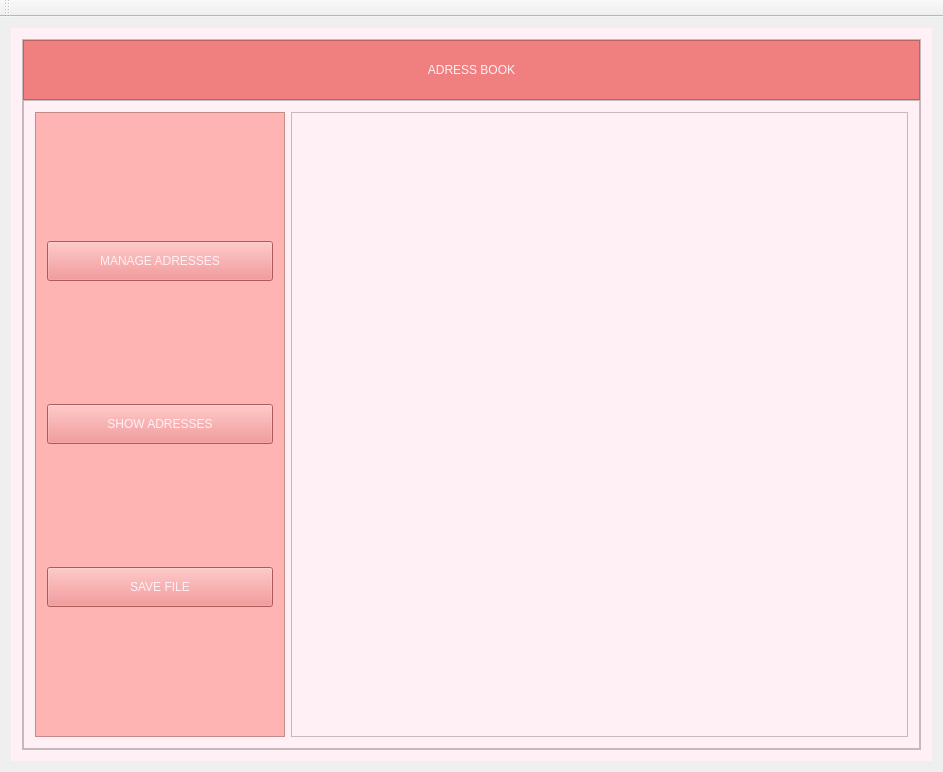
<?xml version="1.0" encoding="UTF-8"?>
<ui version="4.0">
 <class>projektJIPPClass</class>
 <widget class="QMainWindow" name="projektJIPPClass">
  <property name="geometry">
   <rect>
    <x>0</x>
    <y>0</y>
    <width>943</width>
    <height>772</height>
   </rect>
  </property>
  <property name="windowTitle">
   <string>projektJIPP</string>
  </property>
  <widget class="QWidget" name="centralWidget">
   <layout class="QGridLayout" name="gridLayout">
    <item row="0" column="0">
     <widget class="QStackedWidget" name="stackedWidget">
      <property name="styleSheet">
       <string notr="true">background-color: rgb(255, 240, 245);</string>
      </property>
      <property name="currentIndex">
       <number>0</number>
      </property>
      <widget class="QWidget" name="MainPage">
       <layout class="QGridLayout" name="gridLayout_2">
        <item row="0" column="0">
         <widget class="QFrame" name="frame">
          <property name="frameShape">
           <enum>QFrame::Shape::StyledPanel</enum>
          </property>
          <property name="frameShadow">
           <enum>QFrame::Shadow::Raised</enum>
          </property>
          <layout class="QVBoxLayout" name="verticalLayout">
           <property name="spacing">
            <number>0</number>
           </property>
           <property name="leftMargin">
            <number>0</number>
           </property>
           <property name="topMargin">
            <number>0</number>
           </property>
           <property name="rightMargin">
            <number>0</number>
           </property>
           <property name="bottomMargin">
            <number>0</number>
           </property>
           <item>
            <widget class="QFrame" name="frame_2">
             <property name="maximumSize">
              <size>
               <width>16777215</width>
               <height>60</height>
              </size>
             </property>
             <property name="styleSheet">
              <string notr="true">background-color: rgb(240, 128, 128);
</string>
             </property>
             <property name="frameShape">
              <enum>QFrame::Shape::StyledPanel</enum>
             </property>
             <property name="frameShadow">
              <enum>QFrame::Shadow::Raised</enum>
             </property>
             <layout class="QGridLayout" name="gridLayout_3">
              <item row="0" column="0">
               <widget class="QLabel" name="titleLabel">
                <property name="styleSheet">
                 <string notr="true">color: rgb(255, 240, 245);
font: 600 20pt &quot;Yu Gothic UI Semibold&quot;;</string>
                </property>
                <property name="text">
                 <string>ADRESS BOOK</string>
                </property>
                <property name="alignment">
                 <set>Qt::AlignmentFlag::AlignCenter</set>
                </property>
               </widget>
              </item>
             </layout>
            </widget>
           </item>
           <item>
            <widget class="QFrame" name="frame_3">
             <property name="frameShape">
              <enum>QFrame::Shape::StyledPanel</enum>
             </property>
             <property name="frameShadow">
              <enum>QFrame::Shadow::Raised</enum>
             </property>
             <layout class="QHBoxLayout" name="horizontalLayout_2">
              <item>
               <widget class="QFrame" name="frame_12">
                <property name="maximumSize">
                 <size>
                  <width>250</width>
                  <height>16777215</height>
                 </size>
                </property>
                <property name="styleSheet">
                 <string notr="true">background-color: rgb(255, 180, 180);
</string>
                </property>
                <property name="frameShape">
                 <enum>QFrame::Shape::StyledPanel</enum>
                </property>
                <property name="frameShadow">
                 <enum>QFrame::Shadow::Raised</enum>
                </property>
                <layout class="QGridLayout" name="gridLayout_10">
                 <item row="2" column="0">
                  <widget class="QPushButton" name="pushButton">
                   <property name="minimumSize">
                    <size>
                     <width>0</width>
                     <height>40</height>
                    </size>
                   </property>
                   <property name="maximumSize">
                    <size>
                     <width>16777215</width>
                     <height>40</height>
                    </size>
                   </property>
                   <property name="styleSheet">
                    <string notr="true">background-color: rgb(240, 128, 128);
color: rgb(255, 240, 245);</string>
                   </property>
                   <property name="text">
                    <string>SAVE FILE</string>
                   </property>
                  </widget>
                 </item>
                 <item row="0" column="0">
                  <widget class="QPushButton" name="manageButton">
                   <property name="minimumSize">
                    <size>
                     <width>0</width>
                     <height>40</height>
                    </size>
                   </property>
                   <property name="maximumSize">
                    <size>
                     <width>16777215</width>
                     <height>40</height>
                    </size>
                   </property>
                   <property name="styleSheet">
                    <string notr="true">background-color: rgb(240, 128, 128);
color: rgb(255, 240, 245);</string>
                   </property>
                   <property name="text">
                    <string>MANAGE ADRESSES</string>
                   </property>
                  </widget>
                 </item>
                 <item row="1" column="0">
                  <widget class="QPushButton" name="viewButton">
                   <property name="minimumSize">
                    <size>
                     <width>0</width>
                     <height>40</height>
                    </size>
                   </property>
                   <property name="maximumSize">
                    <size>
                     <width>16777215</width>
                     <height>40</height>
                    </size>
                   </property>
                   <property name="styleSheet">
                    <string notr="true">background-color: rgb(240, 128, 128);
color: rgb(255, 240, 245);</string>
                   </property>
                   <property name="text">
                    <string>SHOW ADRESSES</string>
                   </property>
                  </widget>
                 </item>
                </layout>
               </widget>
              </item>
              <item>
               <widget class="QFrame" name="frame_13">
                <property name="styleSheet">
                 <string notr="true"/>
                </property>
                <property name="frameShape">
                 <enum>QFrame::Shape::StyledPanel</enum>
                </property>
                <property name="frameShadow">
                 <enum>QFrame::Shadow::Raised</enum>
                </property>
                <layout class="QGridLayout" name="gridLayout_9">
                 <item row="0" column="0">
                  <widget class="QLabel" name="label_13">
                   <property name="text">
                    <string/>
                   </property>
                   <property name="pixmap">
                    <pixmap resource="projektJIPP.qrc">:/projektJIPP/adressBook.jpg</pixmap>
                   </property>
                  </widget>
                 </item>
                </layout>
               </widget>
              </item>
             </layout>
            </widget>
           </item>
          </layout>
         </widget>
        </item>
       </layout>
      </widget>
      <widget class="QWidget" name="filePage"/>
      <widget class="QWidget" name="viewPage">
       <layout class="QGridLayout" name="gridLayout_5">
        <item row="0" column="0">
         <widget class="QFrame" name="frame_5">
          <property name="frameShape">
           <enum>QFrame::Shape::StyledPanel</enum>
          </property>
          <property name="frameShadow">
           <enum>QFrame::Shadow::Raised</enum>
          </property>
          <layout class="QVBoxLayout" name="verticalLayout_4">
           <item>
            <widget class="QFrame" name="frame_9">
             <property name="minimumSize">
              <size>
               <width>0</width>
               <height>60</height>
              </size>
             </property>
             <property name="maximumSize">
              <size>
               <width>16777215</width>
               <height>60</height>
              </size>
             </property>
             <property name="styleSheet">
              <string notr="true">background-color: rgb(240, 128, 128);
color: rgb(255, 240, 245);</string>
             </property>
             <property name="frameShape">
              <enum>QFrame::Shape::StyledPanel</enum>
             </property>
             <property name="frameShadow">
              <enum>QFrame::Shadow::Raised</enum>
             </property>
             <layout class="QGridLayout" name="gridLayout_7">
              <item row="0" column="0">
               <widget class="QLabel" name="label_4">
                <property name="styleSheet">
                 <string notr="true">color: rgb(255, 240, 245);
font: 600 20pt &quot;Yu Gothic UI Semibold&quot;;</string>
                </property>
                <property name="text">
                 <string>VIEW PAGE</string>
                </property>
                <property name="alignment">
                 <set>Qt::AlignmentFlag::AlignCenter</set>
                </property>
               </widget>
              </item>
             </layout>
            </widget>
           </item>
           <item>
            <widget class="QFrame" name="frame_8">
             <property name="frameShape">
              <enum>QFrame::Shape::StyledPanel</enum>
             </property>
             <property name="frameShadow">
              <enum>QFrame::Shadow::Raised</enum>
             </property>
             <layout class="QGridLayout" name="gridLayout_6">
              <property name="leftMargin">
               <number>0</number>
              </property>
              <property name="topMargin">
               <number>0</number>
              </property>
              <property name="rightMargin">
               <number>0</number>
              </property>
              <property name="bottomMargin">
               <number>0</number>
              </property>
              <property name="spacing">
               <number>0</number>
              </property>
              <item row="0" column="0">
               <widget class="QTableWidget" name="viewTableWidget">
                <property name="minimumSize">
                 <size>
                  <width>650</width>
                  <height>0</height>
                 </size>
                </property>
                <property name="styleSheet">
                 <string notr="true">color: rgb(240, 128, 128);</string>
                </property>
               </widget>
              </item>
              <item row="0" column="1">
               <widget class="QFrame" name="frame_10">
                <property name="sizePolicy">
                 <sizepolicy hsizetype="Expanding" vsizetype="Preferred">
                  <horstretch>0</horstretch>
                  <verstretch>0</verstretch>
                 </sizepolicy>
                </property>
                <property name="styleSheet">
                 <string notr="true">background-color: rgb(255, 180, 185);

</string>
                </property>
                <property name="frameShape">
                 <enum>QFrame::Shape::StyledPanel</enum>
                </property>
                <property name="frameShadow">
                 <enum>QFrame::Shadow::Raised</enum>
                </property>
                <layout class="QVBoxLayout" name="verticalLayout_5">
                 <item>
                  <widget class="QLabel" name="label_3">
                   <property name="maximumSize">
                    <size>
                     <width>16777215</width>
                     <height>30</height>
                    </size>
                   </property>
                   <property name="styleSheet">
                    <string notr="true">color: rgb(240, 128, 128);
font: 700 9pt &quot;Segoe UI&quot;;</string>
                   </property>
                   <property name="text">
                    <string>Sort by:</string>
                   </property>
                  </widget>
                 </item>
                 <item>
                  <widget class="QComboBox" name="sortComboBox">
                   <property name="minimumSize">
                    <size>
                     <width>0</width>
                     <height>30</height>
                    </size>
                   </property>
                   <property name="styleSheet">
                    <string notr="true">background-color: rgb(240, 128, 128);
color: rgb(255, 240, 245);</string>
                   </property>
                   <item>
                    <property name="text">
                     <string>surname</string>
                    </property>
                   </item>
                   <item>
                    <property name="text">
                     <string>name</string>
                    </property>
                   </item>
                   <item>
                    <property name="text">
                     <string>birth date</string>
                    </property>
                   </item>
                  </widget>
                 </item>
                 <item>
                  <widget class="QLabel" name="label">
                   <property name="maximumSize">
                    <size>
                     <width>16777215</width>
                     <height>30</height>
                    </size>
                   </property>
                   <property name="styleSheet">
                    <string notr="true">color: rgb(240, 128, 128);
font: 700 9pt &quot;Segoe UI&quot;;</string>
                   </property>
                   <property name="text">
                    <string>Search by:</string>
                   </property>
                  </widget>
                 </item>
                 <item>
                  <widget class="QComboBox" name="searchComboBox">
                   <property name="minimumSize">
                    <size>
                     <width>0</width>
                     <height>30</height>
                    </size>
                   </property>
                   <property name="styleSheet">
                    <string notr="true">background-color: rgb(240, 128, 128);
color: rgb(255, 240, 245);</string>
                   </property>
                   <item>
                    <property name="text">
                     <string>birth date</string>
                    </property>
                   </item>
                   <item>
                    <property name="text">
                     <string>surname</string>
                    </property>
                   </item>
                   <item>
                    <property name="text">
                     <string>name</string>
                    </property>
                   </item>
                   <item>
                    <property name="text">
                     <string>phone number</string>
                    </property>
                   </item>
                  </widget>
                 </item>
                 <item>
                  <widget class="QLabel" name="label_2">
                   <property name="maximumSize">
                    <size>
                     <width>16777215</width>
                     <height>30</height>
                    </size>
                   </property>
                   <property name="styleSheet">
                    <string notr="true">color: rgb(240, 128, 128);
font: 700 9pt &quot;Segoe UI&quot;;</string>
                   </property>
                   <property name="text">
                    <string>Data to search:</string>
                   </property>
                  </widget>
                 </item>
                 <item>
                  <widget class="QLineEdit" name="searchDataInput">
                   <property name="minimumSize">
                    <size>
                     <width>0</width>
                     <height>30</height>
                    </size>
                   </property>
                   <property name="styleSheet">
                    <string notr="true">background-color: rgb(240, 128, 128);
color: rgb(255, 240, 245);</string>
                   </property>
                  </widget>
                 </item>
                 <item>
                  <widget class="QPushButton" name="searchButton">
                   <property name="minimumSize">
                    <size>
                     <width>0</width>
                     <height>30</height>
                    </size>
                   </property>
                   <property name="styleSheet">
                    <string notr="true">background-color: rgb(240, 128, 128);
color: rgb(255, 240, 245);</string>
                   </property>
                   <property name="text">
                    <string>SEARCH</string>
                   </property>
                  </widget>
                 </item>
                 <item>
                  <widget class="QPushButton" name="pushButton_4">
                   <property name="minimumSize">
                    <size>
                     <width>0</width>
                     <height>30</height>
                    </size>
                   </property>
                   <property name="styleSheet">
                    <string notr="true">background-color: rgb(240, 128, 128);
color: rgb(255, 240, 245);</string>
                   </property>
                   <property name="text">
                    <string>GET ELEMENT COUNT</string>
                   </property>
                  </widget>
                 </item>
                 <item>
                  <widget class="QPushButton" name="goBackViewButton">
                   <property name="minimumSize">
                    <size>
                     <width>0</width>
                     <height>30</height>
                    </size>
                   </property>
                   <property name="styleSheet">
                    <string notr="true">background-color: rgb(240, 128, 128);
color: rgb(255, 240, 245);</string>
                   </property>
                   <property name="text">
                    <string>GO BACK</string>
                   </property>
                  </widget>
                 </item>
                </layout>
               </widget>
              </item>
             </layout>
            </widget>
           </item>
          </layout>
         </widget>
        </item>
       </layout>
      </widget>
      <widget class="QWidget" name="managePage">
       <layout class="QGridLayout" name="gridLayout_4">
        <item row="0" column="0">
         <widget class="QFrame" name="frame_4">
          <property name="frameShape">
           <enum>QFrame::Shape::StyledPanel</enum>
          </property>
          <property name="frameShadow">
           <enum>QFrame::Shadow::Raised</enum>
          </property>
          <layout class="QVBoxLayout" name="verticalLayout_3">
           <item>
            <widget class="QFrame" name="frame_6">
             <property name="maximumSize">
              <size>
               <width>16777215</width>
               <height>60</height>
              </size>
             </property>
             <property name="styleSheet">
              <string notr="true">background-color: rgb(240, 128, 128);
</string>
             </property>
             <property name="frameShape">
              <enum>QFrame::Shape::StyledPanel</enum>
             </property>
             <property name="frameShadow">
              <enum>QFrame::Shadow::Raised</enum>
             </property>
             <layout class="QGridLayout" name="gridLayout_8">
              <item row="0" column="0">
               <widget class="QLabel" name="label_5">
                <property name="styleSheet">
                 <string notr="true">color: rgb(255, 240, 245);
font: 600 20pt &quot;Yu Gothic UI Semibold&quot;;</string>
                </property>
                <property name="text">
                 <string>MANAGE</string>
                </property>
                <property name="alignment">
                 <set>Qt::AlignmentFlag::AlignCenter</set>
                </property>
               </widget>
              </item>
             </layout>
            </widget>
           </item>
           <item>
            <widget class="QFrame" name="frame_7">
             <property name="frameShape">
              <enum>QFrame::Shape::StyledPanel</enum>
             </property>
             <property name="frameShadow">
              <enum>QFrame::Shadow::Raised</enum>
             </property>
             <layout class="QVBoxLayout" name="verticalLayout_6">
              <item>
               <widget class="QLabel" name="label_6">
                <property name="maximumSize">
                 <size>
                  <width>16777215</width>
                  <height>30</height>
                 </size>
                </property>
                <property name="styleSheet">
                 <string notr="true">color: rgb(240, 128, 128);
font: 700 9pt &quot;Segoe UI&quot;;</string>
                </property>
                <property name="text">
                 <string>Name:</string>
                </property>
               </widget>
              </item>
              <item>
               <widget class="QLineEdit" name="imieLineEdit">
                <property name="maximumSize">
                 <size>
                  <width>16777215</width>
                  <height>30</height>
                 </size>
                </property>
                <property name="styleSheet">
                 <string notr="true">background-color: rgb(240, 128, 128);
color: rgb(255, 240, 245);</string>
                </property>
               </widget>
              </item>
              <item>
               <widget class="QLabel" name="label_7">
                <property name="maximumSize">
                 <size>
                  <width>16777215</width>
                  <height>30</height>
                 </size>
                </property>
                <property name="styleSheet">
                 <string notr="true">color: rgb(240, 128, 128);
font: 700 9pt &quot;Segoe UI&quot;;</string>
                </property>
                <property name="text">
                 <string>Surname:</string>
                </property>
               </widget>
              </item>
              <item>
               <widget class="QLineEdit" name="nazwiskoLineEdit">
                <property name="maximumSize">
                 <size>
                  <width>16777215</width>
                  <height>30</height>
                 </size>
                </property>
                <property name="styleSheet">
                 <string notr="true">background-color: rgb(240, 128, 128);
color: rgb(255, 240, 245);</string>
                </property>
               </widget>
              </item>
              <item>
               <widget class="QLabel" name="label_8">
                <property name="maximumSize">
                 <size>
                  <width>16777215</width>
                  <height>30</height>
                 </size>
                </property>
                <property name="styleSheet">
                 <string notr="true">color: rgb(240, 128, 128);
font: 700 9pt &quot;Segoe UI&quot;;</string>
                </property>
                <property name="text">
                 <string>Birth date:</string>
                </property>
               </widget>
              </item>
              <item>
               <widget class="QFrame" name="frame_11">
                <property name="maximumSize">
                 <size>
                  <width>16777215</width>
                  <height>50</height>
                 </size>
                </property>
                <property name="styleSheet">
                 <string notr="true">background-color: rgb(255, 180, 180);

</string>
                </property>
                <property name="frameShape">
                 <enum>QFrame::Shape::StyledPanel</enum>
                </property>
                <property name="frameShadow">
                 <enum>QFrame::Shadow::Raised</enum>
                </property>
                <layout class="QHBoxLayout" name="horizontalLayout">
                 <item>
                  <widget class="QLabel" name="label_10">
                   <property name="styleSheet">
                    <string notr="true">color: rgb(240, 128, 128);
font: 700 9pt &quot;Segoe UI&quot;;</string>
                   </property>
                   <property name="text">
                    <string>Day:</string>
                   </property>
                   <property name="alignment">
                    <set>Qt::AlignmentFlag::AlignRight|Qt::AlignmentFlag::AlignTrailing|Qt::AlignmentFlag::AlignVCenter</set>
                   </property>
                  </widget>
                 </item>
                 <item>
                  <widget class="QSpinBox" name="dzienUrodzeniaSpinBox">
                   <property name="styleSheet">
                    <string notr="true">background-color: rgb(240, 128, 128);
color: rgb(255, 240, 245);</string>
                   </property>
                  </widget>
                 </item>
                 <item>
                  <widget class="QLabel" name="label_11">
                   <property name="styleSheet">
                    <string notr="true">color: rgb(240, 128, 128);
font: 700 9pt &quot;Segoe UI&quot;;</string>
                   </property>
                   <property name="text">
                    <string>Month:</string>
                   </property>
                   <property name="alignment">
                    <set>Qt::AlignmentFlag::AlignRight|Qt::AlignmentFlag::AlignTrailing|Qt::AlignmentFlag::AlignVCenter</set>
                   </property>
                  </widget>
                 </item>
                 <item>
                  <widget class="QSpinBox" name="miesiacUrodzeniaSpinBox">
                   <property name="styleSheet">
                    <string notr="true">background-color: rgb(240, 128, 128);
color: rgb(255, 240, 245);</string>
                   </property>
                  </widget>
                 </item>
                 <item>
                  <widget class="QLabel" name="label_12">
                   <property name="styleSheet">
                    <string notr="true">color: rgb(240, 128, 128);
font: 700 9pt &quot;Segoe UI&quot;;</string>
                   </property>
                   <property name="text">
                    <string>Year:</string>
                   </property>
                   <property name="alignment">
                    <set>Qt::AlignmentFlag::AlignRight|Qt::AlignmentFlag::AlignTrailing|Qt::AlignmentFlag::AlignVCenter</set>
                   </property>
                  </widget>
                 </item>
                 <item>
                  <widget class="QSpinBox" name="rokUrodzeniaSpinBox">
                   <property name="styleSheet">
                    <string notr="true">background-color: rgb(240, 128, 128);
color: rgb(255, 240, 245);</string>
                   </property>
                  </widget>
                 </item>
                </layout>
               </widget>
              </item>
              <item>
               <widget class="QLabel" name="label_9">
                <property name="maximumSize">
                 <size>
                  <width>16777215</width>
                  <height>30</height>
                 </size>
                </property>
                <property name="styleSheet">
                 <string notr="true">color: rgb(240, 128, 128);
font: 700 9pt &quot;Segoe UI&quot;;</string>
                </property>
                <property name="text">
                 <string>Phone number:</string>
                </property>
               </widget>
              </item>
              <item>
               <widget class="QLineEdit" name="numerTelefonuLineEdit">
                <property name="maximumSize">
                 <size>
                  <width>16777215</width>
                  <height>30</height>
                 </size>
                </property>
                <property name="styleSheet">
                 <string notr="true">background-color: rgb(240, 128, 128);
color: rgb(255, 240, 245);</string>
                </property>
               </widget>
              </item>
             </layout>
            </widget>
           </item>
           <item>
            <widget class="QPushButton" name="pushButton_2">
             <property name="maximumSize">
              <size>
               <width>16777215</width>
               <height>30</height>
              </size>
             </property>
             <property name="styleSheet">
              <string notr="true">background-color: rgb(240, 128, 128);
color: rgb(255, 240, 245);</string>
             </property>
             <property name="text">
              <string>ADD</string>
             </property>
            </widget>
           </item>
           <item>
            <widget class="QPushButton" name="pushButton_3">
             <property name="maximumSize">
              <size>
               <width>16777215</width>
               <height>30</height>
              </size>
             </property>
             <property name="styleSheet">
              <string notr="true">background-color: rgb(240, 128, 128);
color: rgb(255, 240, 245);</string>
             </property>
             <property name="text">
              <string>REMOVE BY PHONE NUMBER</string>
             </property>
            </widget>
           </item>
           <item>
            <widget class="QPushButton" name="goBackManageButton">
             <property name="maximumSize">
              <size>
               <width>16777215</width>
               <height>30</height>
              </size>
             </property>
             <property name="styleSheet">
              <string notr="true">background-color: rgb(240, 128, 128);
color: rgb(255, 240, 245);</string>
             </property>
             <property name="text">
              <string>GO BACK</string>
             </property>
            </widget>
           </item>
          </layout>
         </widget>
        </item>
       </layout>
      </widget>
     </widget>
    </item>
   </layout>
  </widget>
  <widget class="QMenuBar" name="menuBar">
   <property name="geometry">
    <rect>
     <x>0</x>
     <y>0</y>
     <width>943</width>
     <height>21</height>
    </rect>
   </property>
  </widget>
  <widget class="QToolBar" name="mainToolBar">
   <attribute name="toolBarArea">
    <enum>TopToolBarArea</enum>
   </attribute>
   <attribute name="toolBarBreak">
    <bool>false</bool>
   </attribute>
  </widget>
 </widget>
 <layoutdefault spacing="6" margin="11"/>
 <resources>
  <include location="projektJIPP.qrc"/>
 </resources>
 <connections>
  <connection>
   <sender>goBackManageButton</sender>
   <signal>clicked()</signal>
   <receiver>projektJIPPClass</receiver>
   <slot>wyswietlMainWindow()</slot>
   <hints>
    <hint type="sourcelabel">
     <x>127</x>
     <y>664</y>
    </hint>
    <hint type="destinationlabel">
     <x>468</x>
     <y>537</y>
    </hint>
   </hints>
  </connection>
  <connection>
   <sender>manageButton</sender>
   <signal>clicked()</signal>
   <receiver>projektJIPPClass</receiver>
   <slot>wyswietlManageWindow()</slot>
   <hints>
    <hint type="sourcelabel">
     <x>163</x>
     <y>263</y>
    </hint>
    <hint type="destinationlabel">
     <x>166</x>
     <y>477</y>
    </hint>
   </hints>
  </connection>
  <connection>
   <sender>viewButton</sender>
   <signal>clicked()</signal>
   <receiver>projektJIPPClass</receiver>
   <slot>wyswietlViewWindow()</slot>
   <hints>
    <hint type="sourcelabel">
     <x>341</x>
     <y>406</y>
    </hint>
    <hint type="destinationlabel">
     <x>343</x>
     <y>457</y>
    </hint>
   </hints>
  </connection>
  <connection>
   <sender>goBackViewButton</sender>
   <signal>clicked()</signal>
   <receiver>projektJIPPClass</receiver>
   <slot>wyswietlMainWindow()</slot>
   <hints>
    <hint type="sourcelabel">
     <x>1065</x>
     <y>618</y>
    </hint>
    <hint type="destinationlabel">
     <x>211</x>
     <y>537</y>
    </hint>
   </hints>
  </connection>
  <connection>
   <sender>pushButton_2</sender>
   <signal>clicked()</signal>
   <receiver>projektJIPPClass</receiver>
   <slot>on_dodajButton_clicked()</slot>
   <hints>
    <hint type="sourcelabel">
     <x>127</x>
     <y>604</y>
    </hint>
    <hint type="destinationlabel">
     <x>282</x>
     <y>621</y>
    </hint>
   </hints>
  </connection>
  <connection>
   <sender>sortComboBox</sender>
   <signal>currentIndexChanged(int)</signal>
   <receiver>projektJIPPClass</receiver>
   <slot>sortujListeStudentow()</slot>
   <hints>
    <hint type="sourcelabel">
     <x>1065</x>
     <y>246</y>
    </hint>
    <hint type="destinationlabel">
     <x>491</x>
     <y>645</y>
    </hint>
   </hints>
  </connection>
  <connection>
   <sender>searchButton</sender>
   <signal>clicked()</signal>
   <receiver>projektJIPPClass</receiver>
   <slot>wyszukajStudentaPoDanych()</slot>
   <hints>
    <hint type="sourcelabel">
     <x>1065</x>
     <y>518</y>
    </hint>
    <hint type="destinationlabel">
     <x>567</x>
     <y>580</y>
    </hint>
   </hints>
  </connection>
  <connection>
   <sender>pushButton</sender>
   <signal>clicked()</signal>
   <receiver>projektJIPPClass</receiver>
   <slot>on_saveButton_clicked()</slot>
   <hints>
    <hint type="sourcelabel">
     <x>326</x>
     <y>544</y>
    </hint>
    <hint type="destinationlabel">
     <x>339</x>
     <y>721</y>
    </hint>
   </hints>
  </connection>
  <connection>
   <sender>pushButton_3</sender>
   <signal>clicked()</signal>
   <receiver>projektJIPPClass</receiver>
   <slot>on_removeButton_clicked()</slot>
   <hints>
    <hint type="sourcelabel">
     <x>511</x>
     <y>626</y>
    </hint>
    <hint type="destinationlabel">
     <x>679</x>
     <y>700</y>
    </hint>
   </hints>
  </connection>
  <connection>
   <sender>pushButton_4</sender>
   <signal>clicked()</signal>
   <receiver>projektJIPPClass</receiver>
   <slot>policzElementyKolejki()</slot>
   <hints>
    <hint type="sourcelabel">
     <x>704</x>
     <y>562</y>
    </hint>
    <hint type="destinationlabel">
     <x>1077</x>
     <y>740</y>
    </hint>
   </hints>
  </connection>
 </connections>
 <slots>
  <slot>wyswietlMainWindow()</slot>
  <slot>wyswietlManageWindow()</slot>
  <slot>wyswietlViewWindow()</slot>
  <slot>on_dodajButton_clicked()</slot>
  <slot>sortujListeStudentow()</slot>
  <slot>wyszukajStudentaPoDanych()</slot>
  <slot>on_saveButton_clicked()</slot>
  <slot>on_removeButton_clicked()</slot>
  <slot>policzElementyKolejki()</slot>
 </slots>
</ui>
